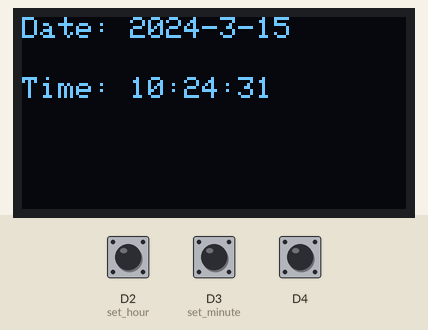
This program was run on a simulated Circuit Playground running CircuitPython. Shown: 128×64 one-colour display. The test bench sets the inputs (shaded band); at power-on: D2 (set_hour) HIGH, D3 (set_minute) HIGH. The clock reads 2024-03-15 10:24:30 at power-on unless the program sets it.

Above: at 1.2 s.
1.3 s: D2 (set_hour) pulled LOW for 1.3 s
At 4.8 s:
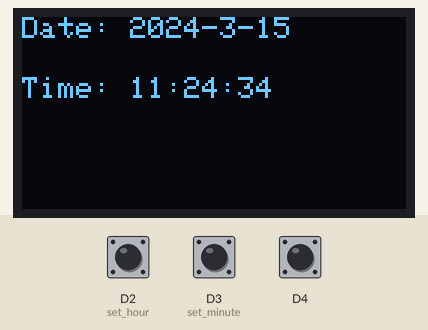
4.9 s: D3 (set_minute) pulled LOW for 1.3 s
At 8.2 s:
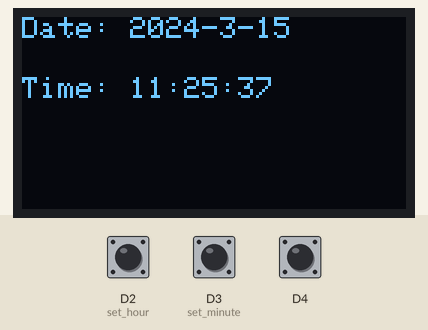
8.3 s: button A pressed for 1.3 s
At 13.7 s:
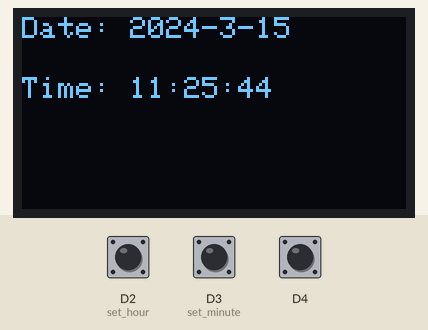
13.8 s: D2 (set_hour) pulled LOW for 1.3 s
At 17.2 s:
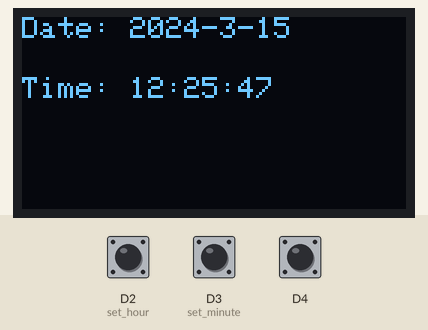
17.3 s: D3 (set_minute) pulled LOW for 1.3 s
At 20.5 s:
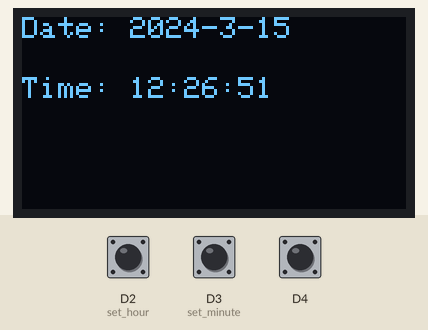
20.6 s: button A pressed for 1.3 s
At 26.97 s:
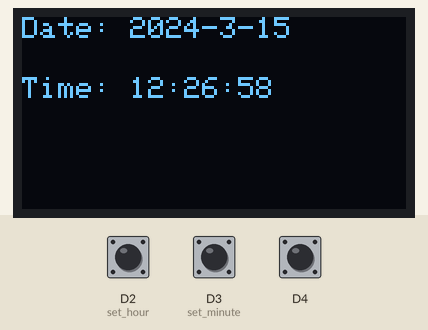
Timing chart, 0 to 27.1 s (numbered marks = the images above; inputs shaded):
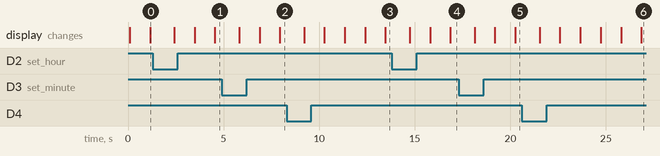

The program:

time.py
```python
import time
import board
import busio
import adafruit_ssd1306
import adafruit_ds1307
import digitalio
from adafruit_circuitplayground import cp

i2c = busio.I2C(board.SCL, board.SDA)
oled = adafruit_ssd1306.SSD1306_I2C(128, 64, i2c)
rtc = adafruit_ds1307.DS1307(i2c)

buttons = {
    "set_hour": digitalio.DigitalInOut(board.D2),
    "set_minute": digitalio.DigitalInOut(board.D3),
    "set_second": digitalio.DigitalInOut(board.D4)
}

for button in buttons.values():
    button.switch_to_input(pull=digitalio.Pull.UP)

def display_time():
    now = rtc.datetime
    oled.fill(0)
    oled.text("Date: {}-{}-{}".format(now.tm_year, now.tm_mon, now.tm_mday), 0, 0, 1)
    oled.text("Time: {}:{}:{}".format(now.tm_hour, now.tm_min, now.tm_sec), 0, 20, 1)
    oled.show()

def set_time():
    now = rtc.datetime
    if not buttons["set_hour"].value:
        rtc.datetime = time.struct_time((
            now.tm_year, now.tm_mon, now.tm_mday,
            (now.tm_hour + 1) % 24, now.tm_min, now.tm_sec,
            now.tm_wday, now.tm_yday, now.tm_isdst
        ))
        time.sleep(0.2)
    elif not buttons["set_minute"].value:
        rtc.datetime = time.struct_time((
            now.tm_year, now.tm_mon, now.tm_mday,
            now.tm_hour, (now.tm_min + 1) % 60, now.tm_sec,
            now.tm_wday, now.tm_yday, now.tm_isdst
        ))
        time.sleep(0.2)
    elif not buttons["set_second"].value:
        rtc.datetime = time.struct_time((
            now.tm_year, now.tm_mon, now.tm_mday,
            now.tm_hour, now.tm_min, (now.tm_sec + 1) % 60,
            now.tm_wday, now.tm_yday, now.tm_isdst
        ))
        time.sleep(0.2)

while True:
    set_time()
    display_time()
    time.sleep(1)
```
